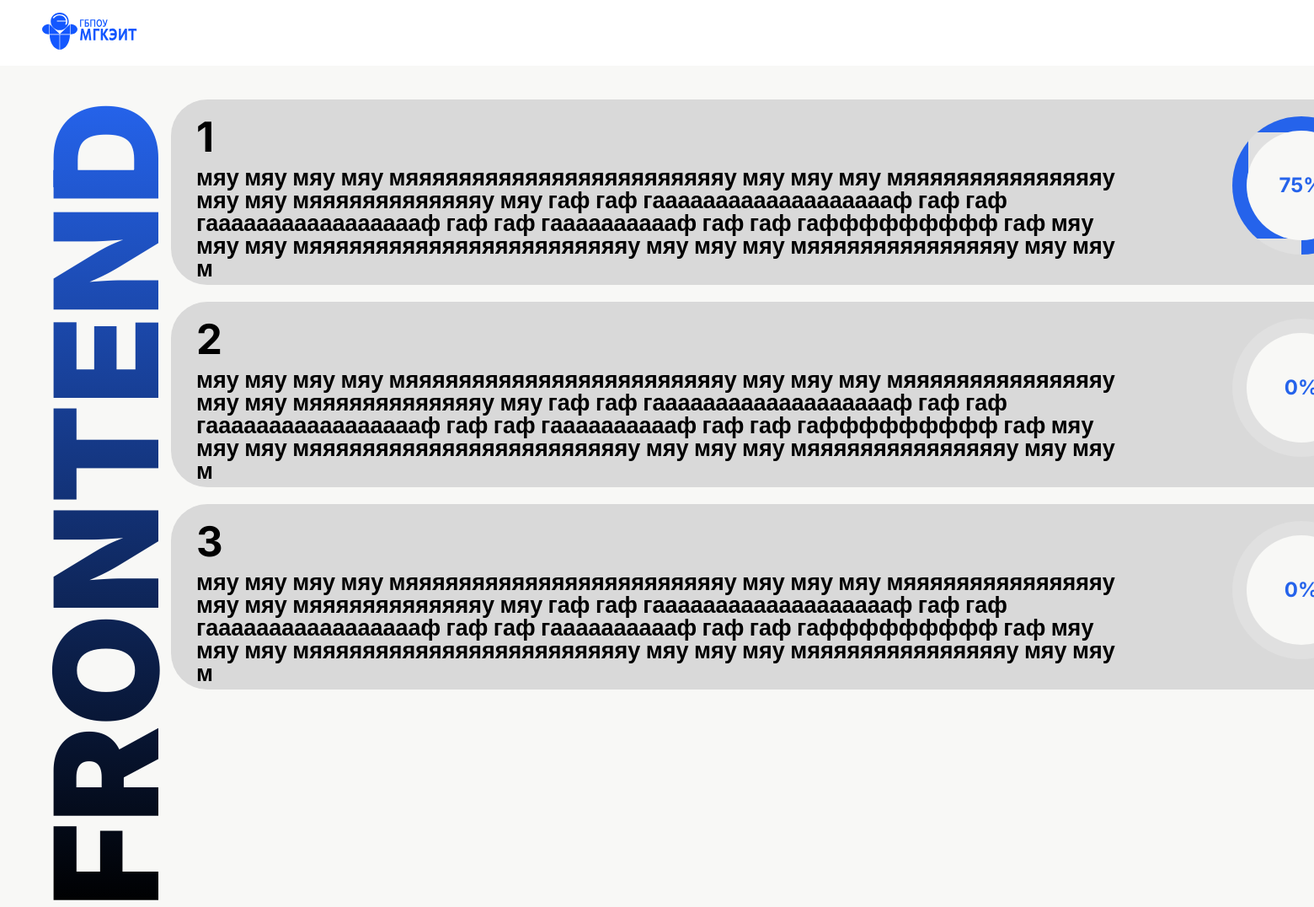
/sector/frontend/, run on the app's committed database.
### bazaznaniy/models.py (models this page shows, shortened)
class Sector(models.Model):
    name = models.CharField('Название', max_length=200)
    slug = models.SlugField('URL', unique=True, max_length=200, blank=True)
    order = models.IntegerField('Порядок отображения', default=0)
    is_active = models.BooleanField('Активна', default=True)
    created_at = models.DateTimeField('Дата создания', auto_now_add=True)
    class Meta:
        verbose_name = 'Отрасль'
        verbose_name_plural = 'Отрасли'
        ordering = ['order', 'name']

class Lang(models.Model):
    sector = models.ForeignKey(Sector, on_delete=models.CASCADE,
                             related_name='langs', verbose_name='Отрасль')
    number = models.IntegerField('Уровень',
                                choices=[(1, '1 уровень'), (2, '2 уровень'),
                                        (3, '3 уровень'), (4, '4 уровень')])
    description = models.TextField('Описание', blank=True)
    is_active = models.BooleanField('Активен', default=True)
    class Meta:
        verbose_name = 'Язык Программирования'
        verbose_name_plural = 'Языки Программирования'
        ordering = ['sector', 'number']
        unique_together = ['sector', 'number']

### bazaznaniy/views.py (the view)
# urls.py: path('sector/<slug:slug>/', views.sector_detail, name='sector_detail'),
def sector_detail(request, slug):
    sector = get_object_or_404(Sector, slug=slug)
    return render(request, 'bazaznaniy/sector_detail.html', {'sector': sector})

### bazaznaniy/templates/bazaznaniy/sector_detail.html (shortened to what this page needs)
{% extends 'bazaznaniy/layout.html' %}
{% load static %}
{% block content %}
<h1 class="contenttitleh1">{{ sector.name }}</h1>
    {% if sector.langs.all %}
    <div class="lang-buttons">
        {% for lang in sector.langs.all %}
        <a href="{% url 'lang_detail' sector_slug=sector.slug lang_number=lang.number %}" class="lang-button">
            <div class="lang-content">
                <div class="lang-text">
                    <span class="lang-number">{{ lang.number }}</span>
                    <p class="lang-description">мяу мяу мяу мяу мяяяяяяяяяяяяяяяяяяяяяяяяу мяу мяу мяу мяяяяяяяяяяяяяяяу мяу мяу мяяяяяяяяяяяяяу мяу гаф гаф гаааааааааааааааааааф гаф гаф гаааааааааааааааааф гаф гаф гааааааааааф гаф гаф гаффффффффф гаф мяу мяу мяу мяяяяяяяяяяяяяяяяяяяяяяяяу мяу мяу мяу мяяяяяяяяяяяяяяяу мяу мяу м</p>
                </div>
                <div class="circular-progress" data-progress="75">
                    <div class="progress-value">0%</div>
                </div>
            </div>
        </a>
        {% endfor %}
    </div>
    {% else %}
    <p>Пока нет языков программирования для этой отрасли.</p>
    {% endif %}
{% endblock %}

### bazaznaniy/static/bazaznaniy/css/style.css (style rules this page uses)
* { text-decoration: none; box-sizing: border-box; }
body { font-family: 'Inter', sans-serif; line-height: 1.2; background-color: #F8F8F6; margin: 0; padding: 0; font-size: 16px; }
.contenttitleh1 { transform: rotate(-90deg) translateX(-100%); transform-origin: left top; font-size: 171px; background: linear-gradient(90deg, #000000, #2563EB); -webkit-background-clip: text; -webkit-text-fill-color: transparent; white-space: nowrap; position: absolute; left: 0; top: 0; font-weight: 900; line-height: 1; margin: 120px 0px 0px 40px; }
.lang-buttons { display: flex; flex-direction: column; gap: 20px; margin-top: 40px; justify-content: center; align-items: center; }
.lang-button { display: block; padding: 20px 30px; background-color: #D9D9D9; border-radius: 43px; width: 1454px; height: 220px; font-weight: 700; line-height: 1; text-decoration: none; transition: transform 0.3s; margin-left: 300px; }
.lang-content { display: flex; justify-content: space-between; height: 100%; gap: 20px; }
.lang-text { display: flex; flex-direction: column; flex: 1; }
.lang-number { font-size: 49px; font-weight: bold; color: #000; }
.lang-description { font-size: 27px; max-width: 1112px; margin: 5px 0 0 0; color: #000; margin-top: 10px }
.circular-progress { width: 126px; height: 126px; border-radius: 50%; background: conic-gradient(#2563EB 0deg, #e0e0e0 0deg), #2563EB; background-origin: border-box; border: 19px solid transparent; display: flex; align-items: center; justify-content: center; flex-shrink: 0; box-sizing: content-box; }
.circular-progress::before { content: ''; position: absolute; width: 130px; height: 130px; background: #F8F8F6; border-radius: 50%; }
.progress-value { position: relative; font-size: 24px; font-weight: bold; color: #2563EB; z-index: 1; }

### data on the page
Sector: name "FRONTEND"
Lang: number "1"
Lang: number "2"
Lang: number "3"
